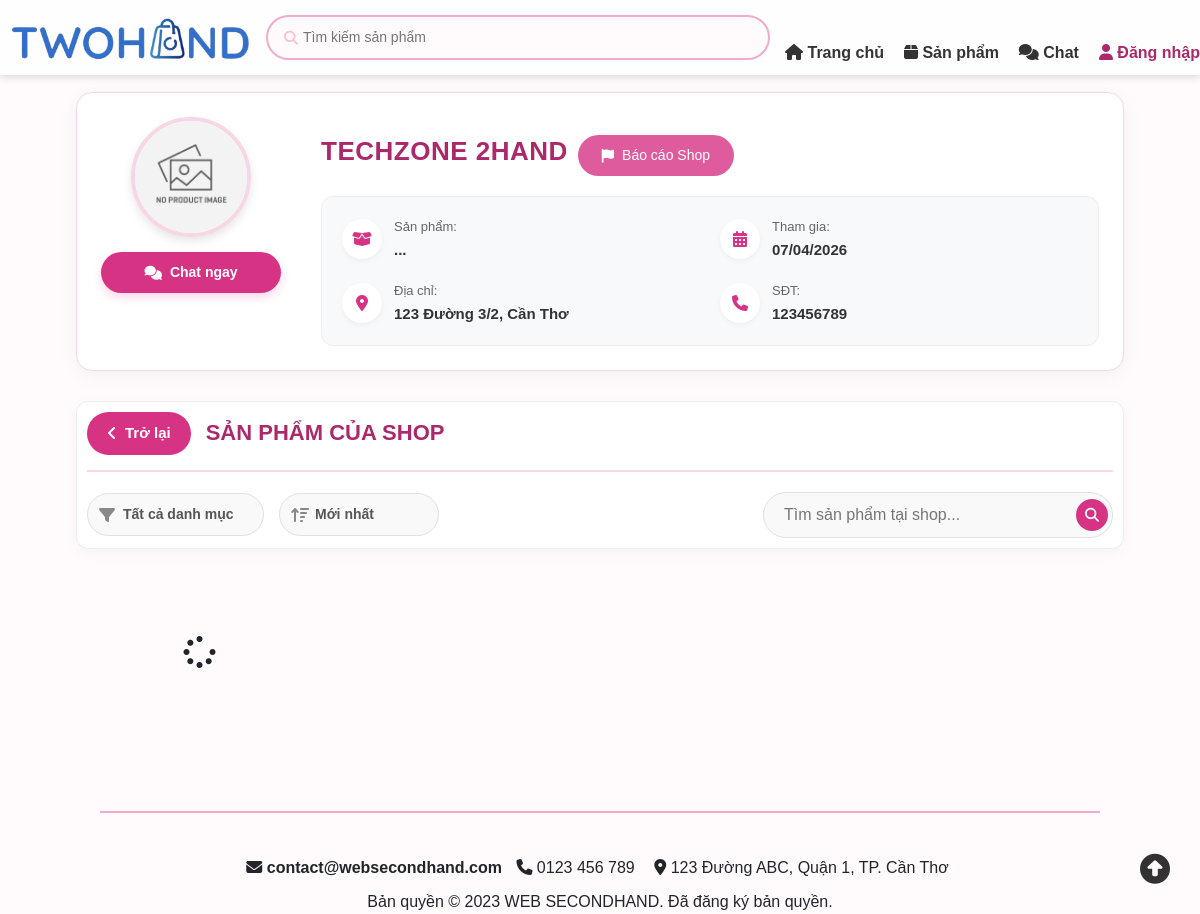
Page /controllers/chiTietNguoiBanController.php?IdTaiKhoan=2 on the committed database.
### tables this page shows
CREATE TABLE HoSoNguoiBan (
    IdHoSo INT AUTO_INCREMENT PRIMARY KEY,
    IdTaiKhoan INT(10) NOT NULL UNIQUE,
    TenCuaHang VARCHAR(100), 
    DiaChiKhoHang VARCHAR(255),
    ViDo DECIMAL(10, 8) NULL COMMENT 'Latitude - Vĩ độ Cửa Hàng (Kho)',
    KinhDo DECIMAL(11, 8) NULL COMMENT 'Longitude - Kinh độ Cửa Hàng (Kho)',
    SoCCCD VARCHAR(20),
    TenNganHang VARCHAR(50),
    SoTaiKhoanNganHang VARCHAR(30),
    TenChuTaiKhoan VARCHAR(100),
    NgayDuyet DATETIME, 
    SoDu DECIMAL(15,2) DEFAULT 0,
    FOREIGN KEY (IdTaiKhoan) REFERENCES TaiKhoan(IdTaiKhoan) ON DELETE CASCADE
);

CREATE TABLE TaiKhoan ( 
    IdTaiKhoan INT(10) PRIMARY KEY AUTO_INCREMENT, 
    TenTK VARCHAR(100) NOT NULL,
    Email VARCHAR(100) NOT NULL UNIQUE,
    Sdt VARCHAR(10) NOT NULL, 
    MatKhau VARCHAR(255) NOT NULL, 
    VaiTro TINYINT DEFAULT 0 CHECK (VaiTro IN (0,1)), 
    IdGoogle VARCHAR(255) DEFAULT NULL, 
    TrangThaiBanHang ENUM('ChuaKichHoat','DangHoatDong','BiKhoa') DEFAULT 'ChuaKichHoat', 
    Avatar VARCHAR(255) DEFAULT NULL,
    ThoiGianTao DATETIME NOT NULL DEFAULT CURRENT_TIMESTAMP,
    DiemViPham INT DEFAULT 0,
    ViDo DECIMAL(10, 8) NULL COMMENT 'Latitude - Vĩ độ của Người Mua',
    KinhDo DECIMAL(11, 8) NULL COMMENT 'Longitude - Kinh độ của Người Mua',
    HanKhoaTaiKhoan DATETIME DEFAULT NULL
);

### controllers/chiTietNguoiBanController.php (called while the page is built, shortened)
<?php
require_once __DIR__ . '/../includes/ketnoi.php';
require_once __DIR__ . '/../models/sanPhamChiTiet.php';
$idNguoiBan = isset($_GET['IdTaiKhoan']) ? intval($_GET['IdTaiKhoan']) : 0;
$spChiTietModel = new SanPhamChiTiet($conn);
$shopInfo = $spChiTietModel->getThongTinNguoiBan($idNguoiBan);
include_once __DIR__ . '/../views/chiTietNguoiBan.php';

### models/sanPhamChiTiet.php (called while the page is built, shortened)
<?php
class SanPhamChiTiet
{
    private $conn;
    public function __construct($connection)
    {
        $this->conn = $connection;
    }
    public function getThongTinNguoiBan($idNguoiBan)
    {
        $sql = "
            SELECT
                tk.IdTaiKhoan,
                tk.TenTK,
                tk.Avatar,
                tk.Sdt,
                hs.TenCuaHang,
                hs.DiaChiKhoHang
            FROM TaiKhoan tk
            LEFT JOIN HoSoNguoiBan hs ON tk.IdTaiKhoan = hs.IdTaiKhoan
            WHERE tk.IdTaiKhoan = ?
        ";
        $stmt = $this->conn->prepare($sql);
        $stmt->bind_param("i", $idNguoiBan);
        $stmt->execute();
        $result = $stmt->get_result();
        return $result->fetch_assoc();
    }
}

### views/chiTietNguoiBan.php (the view, shortened to what this page needs)
<!DOCTYPE html>
<html lang="vi">
<head>
    <link rel="stylesheet" href="https://cdnjs.cloudflare.com/ajax/libs/font-awesome/6.4.0/css/all.min.css">
    <link href="../assets/css/bootstrap/bootstrap.css" rel="stylesheet">
    <link href="../assets/css/header.css" rel="stylesheet">
    <link href="../assets/css/color.css" rel="stylesheet">
    <link href="../assets/css/sanPham.css" rel="stylesheet">
    <link href="../assets/css/danhSachSanPham.css" rel="stylesheet">
    <link href="../assets/css/chiTietNguoiBan.css" rel="stylesheet">
</head>
<body>
    <?php include '../includes/header.php'; ?>
    <div class="giua-trang">
        <div class="san-pham-chinh">
            <div class="shop-header-container">
                <div class="shop-info-wrapper">
                    <div class="shop-left">
                        <img src="../<?php echo !empty($shopInfo['Avatar']) ? $shopInfo['Avatar'] : 'assets/images/placeholder.png'; ?>"
                            alt="Avatar" class="shop-avatar">
                        <a href="chatController.php?IdTaiKhoan=<?php echo $shopInfo['IdTaiKhoan']; ?>" class="btn-chat-shop">
                            <i class="fa-solid fa-comments"></i> Chat ngay
                        </a>
                    </div>
                    <div class="shop-right">
                        <h1 class="shop-name">
                            <?php echo htmlspecialchars($shopInfo['TenCuaHang']); ?>
                            <button onclick="moBaoCao('NguoiBan', <?= $shopInfo['IdTaiKhoan'] ?>)" class="btn btn-sm btn-outline-danger mt-2"><i class="fa-solid fa-flag"></i> Báo cáo Shop</button>
                        </h1>
                        <div class="shop-stats">
                            <div class="stat-item">
                                <i class="fa-solid fa-box-open"></i>
                                <div>Sản phẩm: <span id="total-products">...</span></div>
                            </div>
                            <div class="stat-item">
                                <i class="fa-solid fa-calendar-days"></i>
                                <div>Tham gia: <span><?php echo date('d/m/Y', strtotime($shopInfo['NgayDuyet'] ?? 'now')); ?></span></div>
                            </div>
                            <div class="stat-item">
                                <i class="fa-solid fa-location-dot"></i>
                                <div>Địa chỉ: <span><?php echo htmlspecialchars($shopInfo['DiaChiKhoHang'] ?? 'Chưa cập nhật'); ?></span></div>
                            </div>
                            <div class="stat-item">
                                <i class="fa-solid fa-phone"></i>
                                <div>SĐT: <span><?php echo htmlspecialchars($shopInfo['Sdt']); ?></span></div>
                            </div>
                        </div>
                    </div>
                </div>
            </div>
            <div class="shop-toolbar-container">
                <div class="toolbar-top">
                    <button onclick="history.back()" class="btn-back-text">
                        <i class="fa-solid fa-angle-left"></i> Trở lại
                    </button>
                    <h2>SẢN PHẨM CỦA SHOP</h2>
                </div>
                <div class="toolbar-bottom">
                    <div class="filter-group">
                        <div class="custom-select-wrapper">
                            <select id="category-filter">
                                <option value="">Tất cả danh mục</option>
                            </select>
                        </div>
                        <div class="custom-select-wrapper">
                            <select id="sort-filter">
                                <option value="new">Mới nhất</option>
                            </select>
                        </div>
                    </div>
                    <div class="search-group-modern">
                        <input type="text" id="search-input" placeholder="Tìm sản phẩm tại shop...">
                        <button id="btn-search"><i class="fas fa-search"></i></button>
                    </div>
                </div>
            </div>
            <div class="loai-san-pham" id="shop-product-list">
            </div>
            <div class="trang-thai-san-pham">
            </div>
        </div>
    </div>
    <?php include '../includes/footer.php'; ?>
</body>
</html>

### assets/css/header.css (style rules this page uses)
html, body { overflow-x: clip !important; overflow-y: visible !important; }
.giua-trang { margin-top: 80px; margin-left: 64px; margin-right: 64px; }
body { font-family: Arial, sans-serif; background-color:var(--bs-pink-50); margin: 0; padding: 0; }

### assets/css/sanPham.css (style rules this page uses)
.loai-san-pham, .loai-san-pham-giam-gia, .loai-san-pham-moi { padding-top: 24px; display: grid; grid-template-columns: repeat(4, 1fr); gap: 20px; max-width: 1200px; margin: 0 auto; box-sizing: border-box; }

### assets/css/danhSachSanPham.css (style rules this page uses)
html { scroll-behavior: smooth; }
.san-pham-giam-gia, .san-pham-chinh { padding: 12px; max-width: 1200px; margin: 0 auto; }
.trang-thai-san-pham { display: flex; flex-direction: column; align-items: center; justify-content: center; text-align: center; padding: 40px 0; }

### rows in the picture
hosonguoiban: TenCuaHang "TECHZONE 2HAND", DiaChiKhoHang "123 Đường 3/2, Cần Thơ", IdTaiKhoan.Sdt "123456789"

### other values in the picture
date('d/m/Y', strtotime($shopInfo['NgayDuyet'] ?? 'now')) "07/04/2026"
